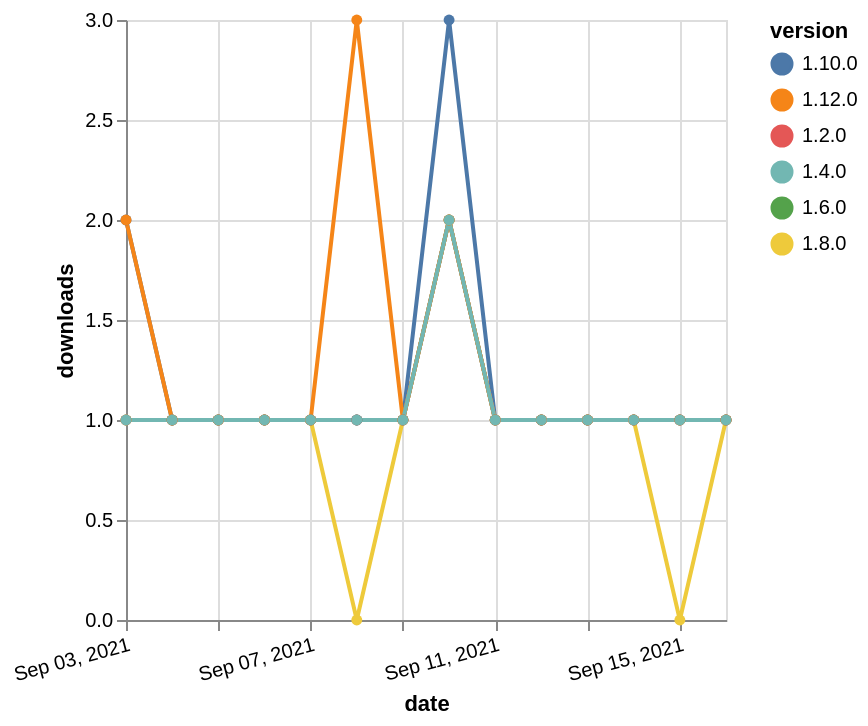

Specify this chart in Vega-Lite:
### Vega-Lite specification from a JSON file in a GitHub repository (floating-point values rounded to 4 significant figures)
{"$schema": "https://vega.github.io/schema/vega-lite/v5.json", "description": "A simple bar chart with embedded data.", "data": {"values": [{"date": "2021-09-03", "total": 206, "delta": 1, "version": "1.6.0"}, {"date": "2021-09-04", "total": 207, "delta": 1, "version": "1.6.0"}, {"date": "2021-09-05", "total": 208, "delta": 1, "version": "1.6.0"}, {"date": "2021-09-06", "total": 209, "delta": 1, "version": "1.6.0"}, {"date": "2021-09-07", "total": 210, "delta": 1, "version": "1.6.0"}, {"date": "2021-09-08", "total": 211, "delta": 1, "version": "1.6.0"}, {"date": "2021-09-09", "total": 212, "delta": 1, "version": "1.6.0"}, {"date": "2021-09-10", "total": 214, "delta": 2, "version": "1.6.0"}, {"date": "2021-09-11", "total": 215, "delta": 1, "version": "1.6.0"}, {"date": "2021-09-12", "total": 216, "delta": 1, "version": "1.6.0"}, {"date": "2021-09-13", "total": 217, "delta": 1, "version": "1.6.0"}, {"date": "2021-09-14", "total": 218, "delta": 1, "version": "1.6.0"}, {"date": "2021-09-15", "total": 219, "delta": 1, "version": "1.6.0"}, {"date": "2021-09-16", "total": 220, "delta": 1, "version": "1.6.0"}, {"date": "2021-09-03", "total": 172, "delta": 1, "version": "1.8.0"}, {"date": "2021-09-04", "total": 173, "delta": 1, "version": "1.8.0"}, {"date": "2021-09-05", "total": 174, "delta": 1, "version": "1.8.0"}, {"date": "2021-09-06", "total": 175, "delta": 1, "version": "1.8.0"}, {"date": "2021-09-07", "total": 176, "delta": 1, "version": "1.8.0"}, {"date": "2021-09-08", "total": 176, "delta": 0, "version": "1.8.0"}, {"date": "2021-09-09", "total": 177, "delta": 1, "version": "1.8.0"}, {"date": "2021-09-10", "total": 179, "delta": 2, "version": "1.8.0"}, {"date": "2021-09-11", "total": 180, "delta": 1, "version": "1.8.0"}, {"date": "2021-09-12", "total": 181, "delta": 1, "version": "1.8.0"}, {"date": "2021-09-13", "total": 182, "delta": 1, "version": "1.8.0"}, {"date": "2021-09-14", "total": 183, "delta": 1, "version": "1.8.0"}, {"date": "2021-09-15", "total": 183, "delta": 0, "version": "1.8.0"}, {"date": "2021-09-16", "total": 184, "delta": 1, "version": "1.8.0"}, {"date": "2021-09-03", "total": 209, "delta": 2, "version": "1.10.0"}, {"date": "2021-09-04", "total": 210, "delta": 1, "version": "1.10.0"}, {"date": "2021-09-05", "total": 211, "delta": 1, "version": "1.10.0"}, {"date": "2021-09-06", "total": 212, "delta": 1, "version": "1.10.0"}, {"date": "2021-09-07", "total": 213, "delta": 1, "version": "1.10.0"}, {"date": "2021-09-08", "total": 214, "delta": 1, "version": "1.10.0"}, {"date": "2021-09-09", "total": 215, "delta": 1, "version": "1.10.0"}, {"date": "2021-09-10", "total": 218, "delta": 3, "version": "1.10.0"}, {"date": "2021-09-11", "total": 219, "delta": 1, "version": "1.10.0"}, {"date": "2021-09-12", "total": 220, "delta": 1, "version": "1.10.0"}, {"date": "2021-09-13", "total": 221, "delta": 1, "version": "1.10.0"}, {"date": "2021-09-14", "total": 222, "delta": 1, "version": "1.10.0"}, {"date": "2021-09-15", "total": 223, "delta": 1, "version": "1.10.0"}, {"date": "2021-09-16", "total": 224, "delta": 1, "version": "1.10.0"}, {"date": "2021-09-03", "total": 249, "delta": 1, "version": "1.2.0"}, {"date": "2021-09-04", "total": 250, "delta": 1, "version": "1.2.0"}, {"date": "2021-09-05", "total": 251, "delta": 1, "version": "1.2.0"}, {"date": "2021-09-06", "total": 252, "delta": 1, "version": "1.2.0"}, {"date": "2021-09-07", "total": 253, "delta": 1, "version": "1.2.0"}, {"date": "2021-09-08", "total": 254, "delta": 1, "version": "1.2.0"}, {"date": "2021-09-09", "total": 255, "delta": 1, "version": "1.2.0"}, {"date": "2021-09-10", "total": 257, "delta": 2, "version": "1.2.0"}, {"date": "2021-09-11", "total": 258, "delta": 1, "version": "1.2.0"}, {"date": "2021-09-12", "total": 259, "delta": 1, "version": "1.2.0"}, {"date": "2021-09-13", "total": 260, "delta": 1, "version": "1.2.0"}, {"date": "2021-09-14", "total": 261, "delta": 1, "version": "1.2.0"}, {"date": "2021-09-15", "total": 262, "delta": 1, "version": "1.2.0"}, {"date": "2021-09-16", "total": 263, "delta": 1, "version": "1.2.0"}, {"date": "2021-09-03", "total": 125, "delta": 2, "version": "1.12.0"}, {"date": "2021-09-04", "total": 126, "delta": 1, "version": "1.12.0"}, {"date": "2021-09-05", "total": 127, "delta": 1, "version": "1.12.0"}, {"date": "2021-09-06", "total": 128, "delta": 1, "version": "1.12.0"}, {"date": "2021-09-07", "total": 129, "delta": 1, "version": "1.12.0"}, {"date": "2021-09-08", "total": 132, "delta": 3, "version": "1.12.0"}, {"date": "2021-09-09", "total": 133, "delta": 1, "version": "1.12.0"}, {"date": "2021-09-10", "total": 135, "delta": 2, "version": "1.12.0"}, {"date": "2021-09-11", "total": 136, "delta": 1, "version": "1.12.0"}, {"date": "2021-09-12", "total": 137, "delta": 1, "version": "1.12.0"}, {"date": "2021-09-13", "total": 138, "delta": 1, "version": "1.12.0"}, {"date": "2021-09-14", "total": 139, "delta": 1, "version": "1.12.0"}, {"date": "2021-09-15", "total": 140, "delta": 1, "version": "1.12.0"}, {"date": "2021-09-16", "total": 141, "delta": 1, "version": "1.12.0"}, {"date": "2021-09-03", "total": 203, "delta": 1, "version": "1.4.0"}, {"date": "2021-09-04", "total": 204, "delta": 1, "version": "1.4.0"}, {"date": "2021-09-05", "total": 205, "delta": 1, "version": "1.4.0"}, {"date": "2021-09-06", "total": 206, "delta": 1, "version": "1.4.0"}, {"date": "2021-09-07", "total": 207, "delta": 1, "version": "1.4.0"}, {"date": "2021-09-08", "total": 208, "delta": 1, "version": "1.4.0"}, {"date": "2021-09-09", "total": 209, "delta": 1, "version": "1.4.0"}, {"date": "2021-09-10", "total": 211, "delta": 2, "version": "1.4.0"}, {"date": "2021-09-11", "total": 212, "delta": 1, "version": "1.4.0"}, {"date": "2021-09-12", "total": 213, "delta": 1, "version": "1.4.0"}, {"date": "2021-09-13", "total": 214, "delta": 1, "version": "1.4.0"}, {"date": "2021-09-14", "total": 215, "delta": 1, "version": "1.4.0"}, {"date": "2021-09-15", "total": 216, "delta": 1, "version": "1.4.0"}, {"date": "2021-09-16", "total": 217, "delta": 1, "version": "1.4.0"}]}, "width": "container", "mark": {"type": "line", "point": {"filled": true}}, "encoding": {"x": {"field": "date", "type": "temporal", "timeUnit": "yearmonthdate", "title": "date", "axis": {"labelAngle": -15}}, "y": {"field": "delta", "type": "quantitative", "title": "downloads"}, "color": {"field": "version", "type": "nominal"}, "tooltip": {"field": "delta"}}}
